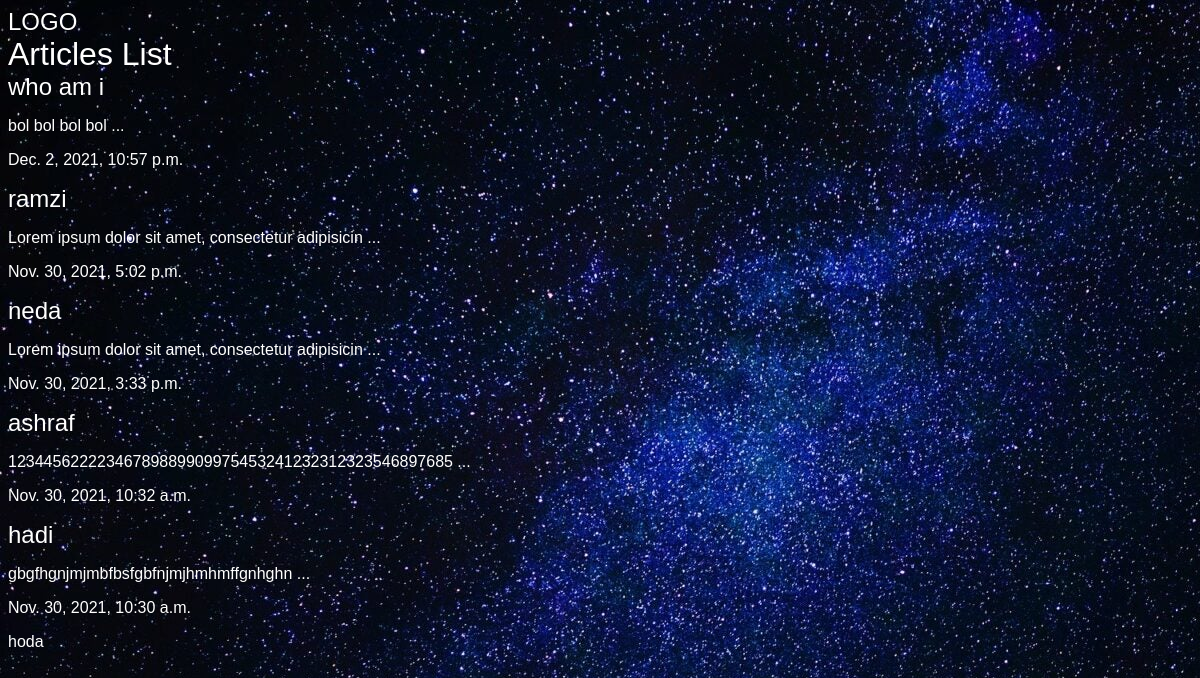
The app's page /articles/ with its own data.
### articles/models.py (models this page shows, shortened)
class Article(models.Model):
    title = models.CharField(max_length = 100)
    slug = models.SlugField()
    body = models.TextField()
    date = models.DateTimeField(auto_now_add = True)
    def snippet(self):
        return self.body[:50] + ' ...'     # بجای اینکه کل مقاله را نشان دهد فقط 50 کاراکتر نشان میدهد

### articles/views.py (the view)
# urls.py: path('', views.articles_list, name="list"),
def articles_list(request):
    articles = models.Article.objects.all().order_by('-date')
    args = {'articles':articles}
    return render(request,'articles/articleslist.html', args)

### articles/templates/articles/articleslist.html (shortened to what this page needs)
{% extends 'base.html' %}
{% block content %}
    <div class=" container ">
      <h1>Articles List</h1>
      {% for article in articles %}
      <h2 class="h1"><a href="{% url 'articles:detail' slug=article.slug %}">{{article.title}}</a></h2>
      <p>{{article.snippet}}</p>
      <p>{{article.date}}</p>
      {% endfor %}
      <div class="">
        <p>hoda</p>
      </div>
    </div>
{% endblock %}

### templates/base.html (shortened to what this page needs)
{% load static %}
<!DOCTYPE html>
<html lang="en" dir="ltr">
  <head>
    <link rel="stylesheet" href="/static/styles.CSS">
  </head>
  <body>
    <h2><a href="{% url 'articles:list'%}">LOGO</a>
    </h2>
    <div class="wrapper">
    {% block content %}
    {% endblock %}
    </div>
  </body>
</html>

### assets/styles.css (style rules this page uses)
body { background-color: #0f121f; background-image: url(stars.jpg); color: #fff; background-repeat-y: no-repeat; background-attachment:fixed; }
body * { font-family: arial; }
h1,h2,h3,h4,h5 { font-weight: normal; margin:0; }
a,a:hover,a:visited { color: #fff; text-decoration:none; }

### records on screen
Article: title "who am i", snippet "bol bol bol bol ...", date "Dec. 2, 2021, 10:57 p.m."
Article: title "ramzi", snippet "Lorem ipsum dolor sit amet, consectetur adipisicin ...", date "Nov. 30, 2021, 5:02 p.m."
Article: title "neda", snippet "Lorem ipsum dolor sit amet, consectetur adipisicin ...", date "Nov. 30, 2021, 3:33 p.m."
Article: title "ashraf", snippet "12344562222346789889909975453241232312323546897685 ...", date "Nov. 30, 2021, 10:32 a.m."
Article: title "hadi", snippet "gbgfhgnjmjmbfbsfgbfnjmjhmhmffgnhghn ...", date "Nov. 30, 2021, 10:30 a.m."
